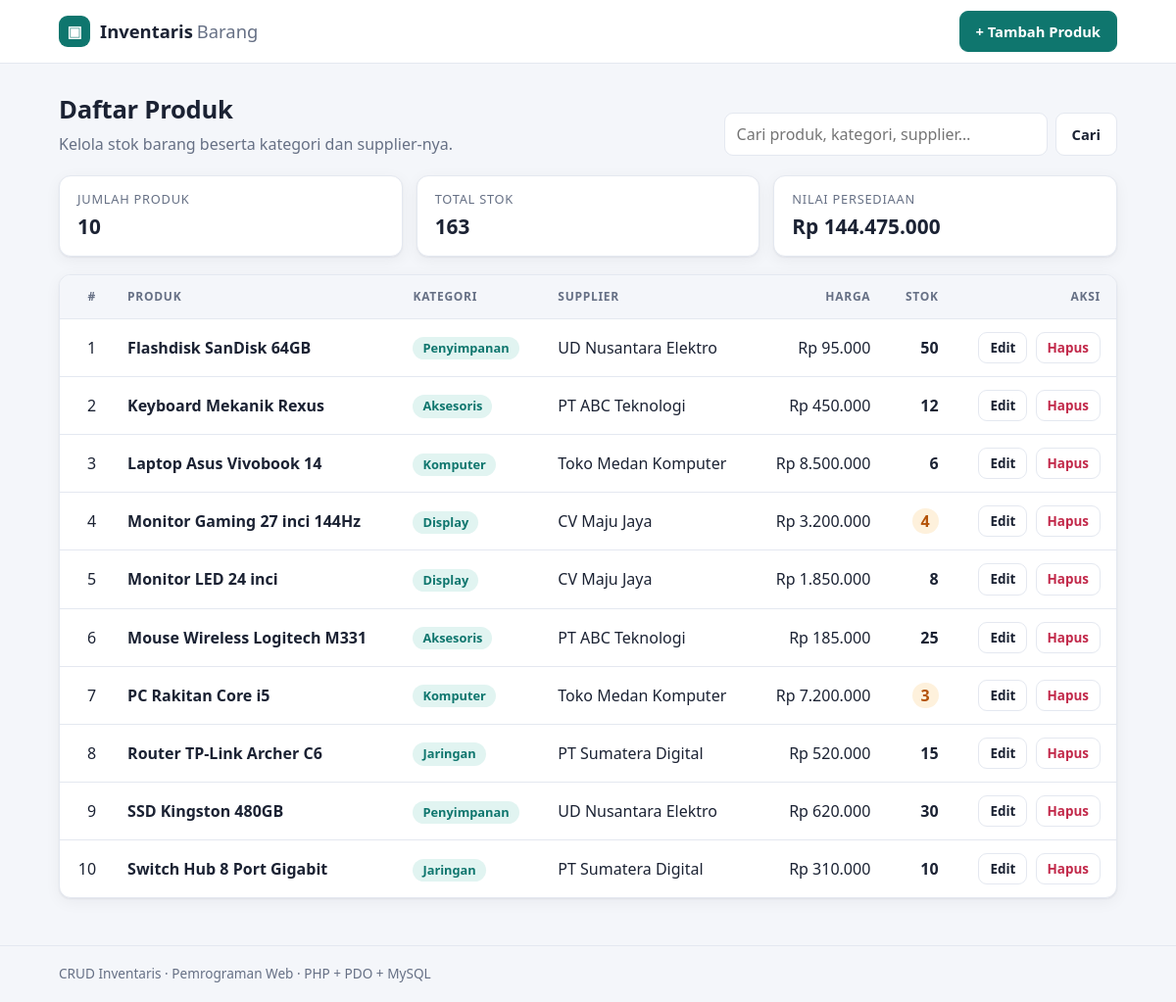
The page / on the database its author committed.
### tables this page shows
CREATE TABLE products (
  id          INT AUTO_INCREMENT PRIMARY KEY,
  name        VARCHAR(150)  NOT NULL,
  category_id INT           NOT NULL,
  supplier_id INT           NOT NULL,
  price       DECIMAL(12,2) NOT NULL,
  stock       INT           NOT NULL DEFAULT 0,
  FOREIGN KEY (category_id) REFERENCES categories(id),
  FOREIGN KEY (supplier_id) REFERENCES suppliers(id)
);

CREATE TABLE categories (
  id   INT AUTO_INCREMENT PRIMARY KEY,
  name VARCHAR(100) NOT NULL UNIQUE
);

CREATE TABLE suppliers (
  id    INT AUTO_INCREMENT PRIMARY KEY,
  name  VARCHAR(100) NOT NULL,
  phone VARCHAR(20)
);

### includes/helpers.php (called while the page is built, shortened)
<?php
function e(mixed $value): string
{
    return htmlspecialchars((string) $value, ENT_QUOTES, 'UTF-8');
}
function rupiah(float|int|string $amount): string
{
    return 'Rp ' . number_format((float) $amount, 0, ',', '.');
}

### index.php (the view, shortened to what this page needs)
<?php
require_once __DIR__ . '/includes/helpers.php';
$pdo = Database::getInstance()->getConnection();
$q        = trim((string) ($_GET['q'] ?? ''));
$products = [];
$error    = null;
try {
    $sql = 'SELECT p.id, p.name, p.price, p.stock,
                   c.name AS category,
                   s.name AS supplier
            FROM products p
            JOIN categories c ON p.category_id = c.id
            JOIN suppliers  s ON p.supplier_id = s.id';
    $params = [];
    $sql .= ' ORDER BY p.name';
    $stmt = $pdo->prepare($sql);
    $stmt->execute($params);
    $products = $stmt->fetchAll();
} catch (PDOException $e) {
    error_log('DB Error (index): ' . $e->getMessage());
    $error = 'Terjadi kesalahan database. Silakan coba lagi.';
}
$totalItems = count($products);
$totalStock = array_sum(array_column($products, 'stock'));
$totalValue = 0.0;
foreach ($products as $p) {
    $totalValue += (float) $p['price'] * (int) $p['stock'];
}
require __DIR__ . '/includes/header.php';
?>
<div class="page-head">
  <div>
    <h1>Daftar Produk</h1>
    <p class="muted">Kelola stok barang beserta kategori dan supplier-nya.</p>
  </div>
  <form method="GET" action="index.php" class="search" role="search">
    <input type="search" name="q" value="<?= e($q) ?>" placeholder="Cari produk, kategori, supplier…" aria-label="Cari">
    <button type="submit" class="btn">Cari</button>
  </form>
</div>
<?php if ($error): ?>
  <div class="alert alert--danger"><?= e($error) ?></div>
<?php else: ?>
  <section class="stats" aria-label="Ringkasan">
    <div class="stat"><span class="stat__label">Jumlah Produk</span><strong><?= e($totalItems) ?></strong></div>
    <div class="stat"><span class="stat__label">Total Stok</span><strong><?= e(number_format($totalStock, 0, ',', '.')) ?></strong></div>
    <div class="stat"><span class="stat__label">Nilai Persediaan</span><strong><?= e(rupiah($totalValue)) ?></strong></div>
  </section>
  <div class="card table-wrap">
    <table>
      <thead>
        <tr>
          <th class="num">#</th>
          <th>Produk</th>
          <th>Kategori</th>
          <th>Supplier</th>
          <th class="num">Harga</th>
          <th class="num">Stok</th>
          <th class="actions">Aksi</th>
        </tr>
      </thead>
      <tbody>
      <?php foreach ($products as $i => $p): ?>
        <tr>
          <td class="num"><?= e($i + 1) ?></td>
          <td class="strong"><?= e($p['name']) ?></td>
          <td><span class="tag"><?= e($p['category']) ?></span></td>
          <td><?= e($p['supplier']) ?></td>
          <td class="num"><?= e(rupiah($p['price'])) ?></td>
          <td class="num">
            <span class="stock <?= (int) $p['stock'] <= 5 ? 'stock--low' : '' ?>"><?= e($p['stock']) ?></span>
          </td>
          <td class="actions">
            <a class="btn btn--sm" href="edit.php?id=<?= e($p['id']) ?>">Edit</a>
            <form method="POST" action="delete.php" class="inline"
                  data-confirm="Hapus produk “<?= e($p['name']) ?>”?"
                  onsubmit="return confirm(this.dataset.confirm)">
              <button type="submit" class="btn btn--sm btn--danger">Hapus</button>
            </form>
          </td>
        </tr>
      <?php endforeach; ?>
      </tbody>
    </table>
  </div>
<?php endif; ?>
<?php require __DIR__ . '/includes/footer.php'; ?>

### includes/header.php (shortened to what this page needs)
<!DOCTYPE html>
<html lang="id">
<head>
  <link rel="stylesheet" href="assets/style.css">
</head>
<body>
  <header class="topbar">
    <div class="container topbar__inner">
      <a class="brand" href="index.php">
        <span class="brand__mark" aria-hidden="true">▣</span>
        Inventaris<span class="brand__dim">Barang</span>
      </a>
      <a class="btn btn--primary" href="create.php">+ Tambah Produk</a>
    </div>
  </header>
  <main class="container">

### includes/footer.php
  </main>
  <footer class="footer">
    <div class="container">
      CRUD Inventaris · Pemrograman Web · PHP + PDO + MySQL
    </div>
  </footer>
</body>
</html>

### assets/style.css (style rules this page uses)
:root { --bg: #f4f6fa; --surface: #ffffff; --ink: #1b2233; --muted: #667085; --line: #e4e8f0; --brand: #0f766e; --brand-ink: #ffffff; --brand-soft: #e1f4f1; --danger: #c2294a; --danger-soft: #fdeaee; --ok: #0f7a4a; --ok-soft: #e3f6ec; --warn: #b45309; --warn-soft: #fef1dc; --radius: 12px; --shadow: 0 1px 2px rgba(16, 24, 40, .06), 0 4px 16px rgba(16, 24, 40, .05); }
* { box-sizing: border-box; }
body { margin: 0; background: var(--bg); color: var(--ink); font-family: system-ui, -apple-system, "Segoe UI", Roboto, "Helvetica Neue", Arial, sans-serif; line-height: 1.5; -webkit-font-smoothing: antialiased; }
.container { width: min(1080px, 100% - 32px); margin-inline: auto; }
main.container { padding-block: 28px 48px; min-height: 70vh; }
h1 { margin: 0 0 4px; font-size: 1.6rem; letter-spacing: -.01em; }
.muted { color: var(--muted); margin: 0; }
.topbar { background: var(--surface); border-bottom: 1px solid var(--line); position: sticky; top: 0; z-index: 10; }
.topbar__inner { display: flex; align-items: center; justify-content: space-between; height: 64px; }
.brand { display: inline-flex; align-items: center; gap: 10px; font-weight: 700; font-size: 1.15rem; color: var(--ink); text-decoration: none; }
.brand__mark { display: grid; place-items: center; width: 32px; height: 32px; border-radius: 9px; background: var(--brand); color: var(--brand-ink); font-size: 1rem; }
.brand__dim { color: var(--muted); font-weight: 500; margin-left: -6px; }
.btn { display: inline-flex; align-items: center; justify-content: center; gap: 6px; padding: 9px 16px; border-radius: 9px; border: 1px solid var(--line); background: var(--surface); color: var(--ink); font: inherit; font-weight: 600; font-size: .92rem; cursor: pointer; text-decoration: none; transition: background .15s, border-color .15s, transform .05s; }
.btn--primary { background: var(--brand); border-color: var(--brand); color: var(--brand-ink); }
.btn--danger { color: var(--danger); }
.btn--sm { padding: 5px 11px; font-size: .84rem; }
.page-head { display: flex; flex-wrap: wrap; align-items: flex-end; justify-content: space-between; gap: 16px; margin-bottom: 20px; }
.search { display: flex; gap: 8px; flex-wrap: wrap; }
.search input[type="search"] { width: 330px; max-width: 100%; padding: 9px 12px; border-radius: 9px; border: 1px solid var(--line); background: var(--surface); color: var(--ink); font: inherit; }
.stats { display: grid; grid-template-columns: repeat(3, 1fr); gap: 14px; margin-bottom: 18px; }
.stat { background: var(--surface); border: 1px solid var(--line); border-radius: var(--radius); padding: 14px 18px; box-shadow: var(--shadow); display: flex; flex-direction: column; gap: 2px; }
.stat__label { color: var(--muted); font-size: .8rem; text-transform: uppercase; letter-spacing: .06em; }
.stat strong { font-size: 1.3rem; }
.card { background: var(--surface); border: 1px solid var(--line); border-radius: var(--radius); box-shadow: var(--shadow); }
.table-wrap { overflow-x: auto; }
table { width: 100%; border-collapse: collapse; min-width: 720px; }
th, td { padding: 13px 16px; text-align: left; border-bottom: 1px solid var(--line); vertical-align: middle; }
th { font-size: .75rem; text-transform: uppercase; letter-spacing: .06em; color: var(--muted); background: var(--bg); white-space: nowrap; }
tbody tr:last-child td { border-bottom: 0; }
.num { text-align: right; font-variant-numeric: tabular-nums; white-space: nowrap; }
th.num { text-align: right; }
.strong { font-weight: 600; }
.actions { text-align: right; white-space: nowrap; }
.actions .inline { display: inline; margin-left: 4px; }
.tag { display: inline-block; padding: 2px 10px; border-radius: 999px; background: var(--brand-soft); color: var(--brand); font-size: .8rem; font-weight: 600; }
.stock { font-weight: 600; }
.stock--low { background: var(--warn-soft); color: var(--warn); padding: 2px 9px; border-radius: 999px; }
.footer { border-top: 1px solid var(--line); color: var(--muted); font-size: .85rem; padding-block: 18px; }

### rows shown on the page
products: stock "10", name "Switch Hub 8 Port Gigabit", category.name "Jaringan", supplier.name "PT Sumatera Digital", price "Rp 310.000"
products: name "Flashdisk SanDisk 64GB", category.name "Penyimpanan", supplier.name "UD Nusantara Elektro", price "Rp 95.000", stock "50"
products: name "Keyboard Mekanik Rexus", category.name "Aksesoris", supplier.name "PT ABC Teknologi", price "Rp 450.000", stock "12"
products: name "Laptop Asus Vivobook 14", category.name "Komputer", supplier.name "Toko Medan Komputer", price "Rp 8.500.000", stock "6"
products: name "Monitor Gaming 27 inci 144Hz", category.name "Display", supplier.name "CV Maju Jaya", price "Rp 3.200.000", stock "4"
products: name "Monitor LED 24 inci", category.name "Display", supplier.name "CV Maju Jaya", price "Rp 1.850.000", stock "8"
products: name "Mouse Wireless Logitech M331", category.name "Aksesoris", supplier.name "PT ABC Teknologi", price "Rp 185.000", stock "25"
products: name "PC Rakitan Core i5", category.name "Komputer", supplier.name "Toko Medan Komputer", price "Rp 7.200.000", stock "3"
products: name "Router TP-Link Archer C6", category.name "Jaringan", supplier.name "PT Sumatera Digital", price "Rp 520.000", stock "15"
products: name "SSD Kingston 480GB", category.name "Penyimpanan", supplier.name "UD Nusantara Elektro", price "Rp 620.000", stock "30"

### other values the page prints
$totalStock "163"
rupiah($totalValue) "Rp 144.475.000"
